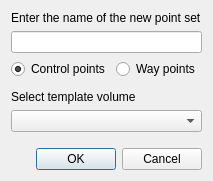
<?xml version="1.0" encoding="UTF-8"?>
<ui version="4.0">
 <class>DialogNewPointSet</class>
 <widget class="QDialog" name="DialogNewPointSet">
  <property name="geometry">
   <rect>
    <x>0</x>
    <y>0</y>
    <width>323</width>
    <height>226</height>
   </rect>
  </property>
  <property name="windowTitle">
   <string>New Point Set</string>
  </property>
  <layout class="QVBoxLayout" name="verticalLayout">
   <property name="sizeConstraint">
    <enum>QLayout::SetFixedSize</enum>
   </property>
   <item>
    <widget class="QLabel" name="label">
     <property name="text">
      <string>Enter the name of the new point set</string>
     </property>
    </widget>
   </item>
   <item>
    <widget class="QLineEdit" name="lineEditName"/>
   </item>
   <item>
    <layout class="QHBoxLayout" name="horizontalLayout">
     <item>
      <widget class="QRadioButton" name="radioButtonControlPoint">
       <property name="text">
        <string>Control points</string>
       </property>
       <property name="checked">
        <bool>true</bool>
       </property>
      </widget>
     </item>
     <item>
      <widget class="QRadioButton" name="radioButtonWayPoint">
       <property name="text">
        <string>Way points</string>
       </property>
       <property name="checked">
        <bool>false</bool>
       </property>
      </widget>
     </item>
     <item>
      <spacer name="horizontalSpacer">
       <property name="orientation">
        <enum>Qt::Horizontal</enum>
       </property>
       <property name="sizeHint" stdset="0">
        <size>
         <width>0</width>
         <height>0</height>
        </size>
       </property>
      </spacer>
     </item>
    </layout>
   </item>
   <item>
    <spacer name="verticalSpacer_2">
     <property name="orientation">
      <enum>Qt::Vertical</enum>
     </property>
     <property name="sizeType">
      <enum>QSizePolicy::Fixed</enum>
     </property>
     <property name="sizeHint" stdset="0">
      <size>
       <width>0</width>
       <height>5</height>
      </size>
     </property>
    </spacer>
   </item>
   <item>
    <widget class="QLabel" name="label_2">
     <property name="text">
      <string>Select template volume</string>
     </property>
    </widget>
   </item>
   <item>
    <widget class="QComboBox" name="comboBoxTemplate"/>
   </item>
   <item>
    <spacer name="verticalSpacer">
     <property name="orientation">
      <enum>Qt::Vertical</enum>
     </property>
     <property name="sizeHint" stdset="0">
      <size>
       <width>0</width>
       <height>10</height>
      </size>
     </property>
    </spacer>
   </item>
   <item>
    <widget class="QDialogButtonBox" name="buttonBox">
     <property name="orientation">
      <enum>Qt::Horizontal</enum>
     </property>
     <property name="standardButtons">
      <set>QDialogButtonBox::Cancel|QDialogButtonBox::Ok</set>
     </property>
    </widget>
   </item>
  </layout>
 </widget>
 <resources/>
 <connections>
  <connection>
   <sender>buttonBox</sender>
   <signal>rejected()</signal>
   <receiver>DialogNewPointSet</receiver>
   <slot>reject()</slot>
   <hints>
    <hint type="sourcelabel">
     <x>295</x>
     <y>210</y>
    </hint>
    <hint type="destinationlabel">
     <x>286</x>
     <y>225</y>
    </hint>
   </hints>
  </connection>
  <connection>
   <sender>buttonBox</sender>
   <signal>accepted()</signal>
   <receiver>DialogNewPointSet</receiver>
   <slot>OnOK()</slot>
   <hints>
    <hint type="sourcelabel">
     <x>252</x>
     <y>198</y>
    </hint>
    <hint type="destinationlabel">
     <x>133</x>
     <y>162</y>
    </hint>
   </hints>
  </connection>
 </connections>
 <slots>
  <slot>OnOK()</slot>
 </slots>
</ui>
